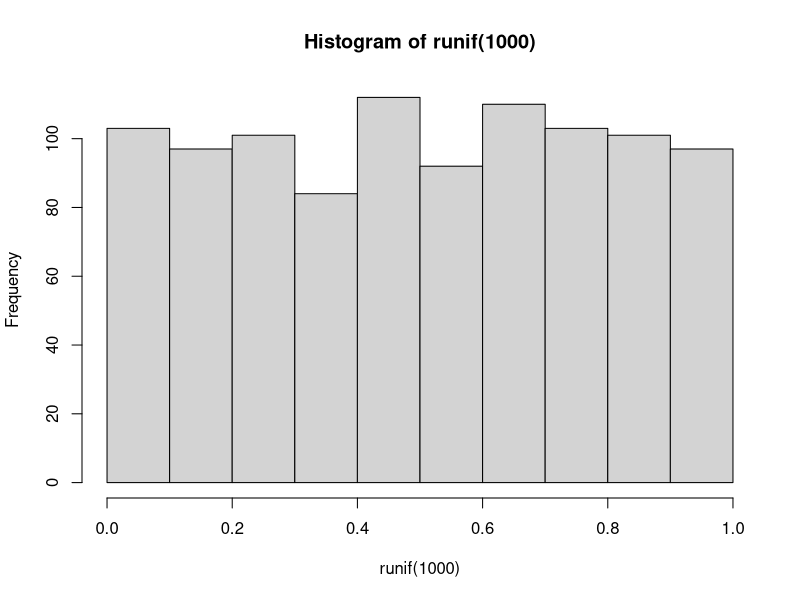
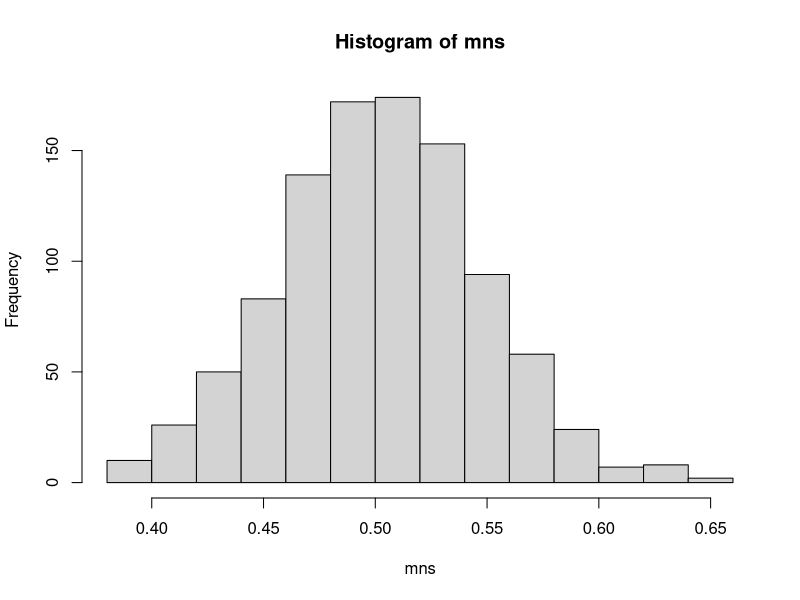
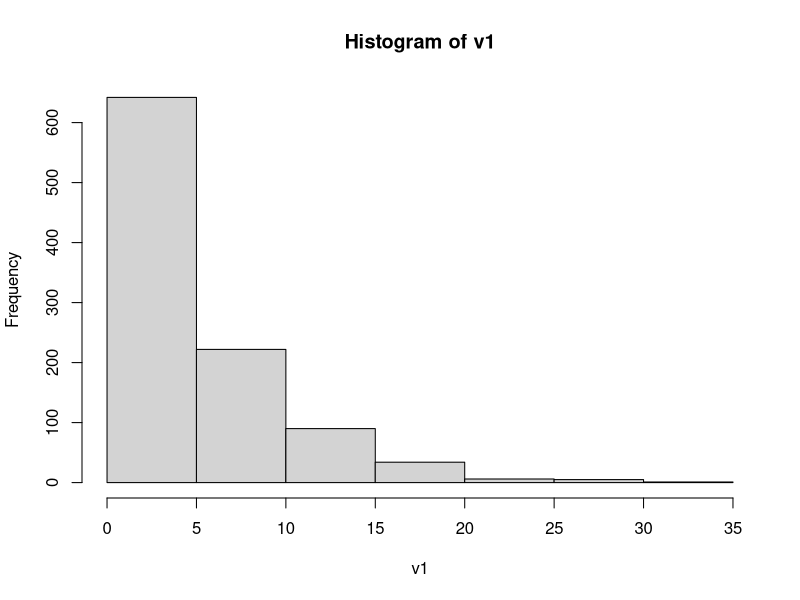
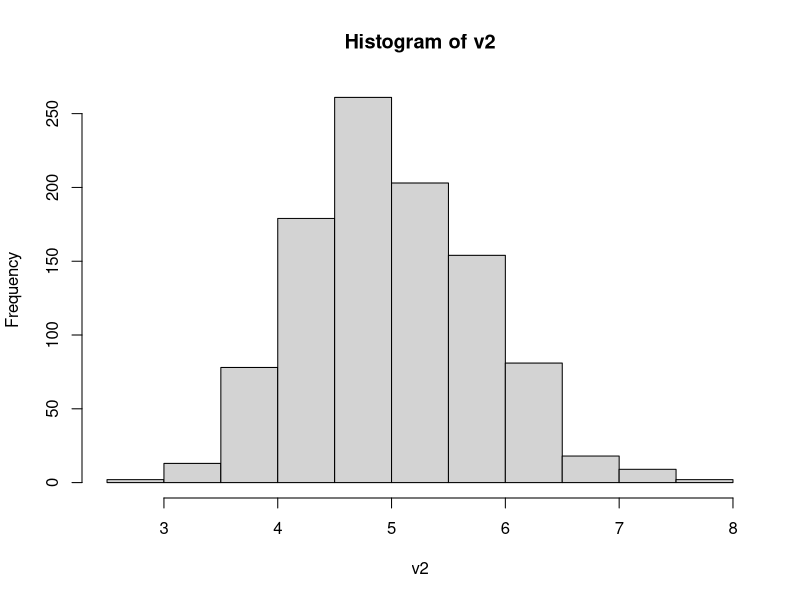

Generate these figures, in order, with R: (Note: this script raises an error after producing the figures.)
#example
hist(runif(1000))
mns = NULL
for (i in 1 : 1000) mns = c(mns, mean(runif(40)))
hist(mns)

#project
lambda <- 0.2
mean.theoretical <- 1/lambda
sd.theoretical <- 1/lambda

v1 <- rexp(1000, lambda)
hist(v1)

v2 <- NULL
for(i in 1:1000) v2 <- c(v2, mean(rexp(40,lambda)))
hist(v2)

mean.theoretical
mean.sample <- mean(v2)

sd.sample <- sd(mns.exp)
sd.ideal
